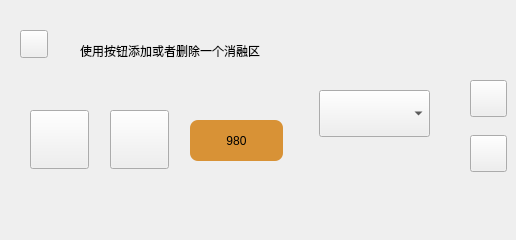
        <widget class="QWidget" name="tab_2">
         <attribute name="title">
          <string>Tab 2</string>
         </attribute>
         <widget class="QPushButton" name="btn_Areaback">
          <property name="geometry">
           <rect>
            <x>20</x>
            <y>30</y>
            <width>28</width>
            <height>28</height>
           </rect>
          </property>
          <property name="text">
           <string/>
          </property>
          <property name="checkable">
           <bool>true</bool>
          </property>
         </widget>
         <widget class="QLabel" name="label_2">
          <property name="geometry">
           <rect>
            <x>80</x>
            <y>20</y>
            <width>391</width>
            <height>61</height>
           </rect>
          </property>
          <property name="text">
           <string>使用按钮添加或者删除一个消融区</string>
          </property>
         </widget>
         <widget class="QPushButton" name="btn_deletedArea">
          <property name="geometry">
           <rect>
            <x>30</x>
            <y>110</y>
            <width>59</width>
            <height>59</height>
           </rect>
          </property>
          <property name="text">
           <string/>
          </property>
         </widget>
         <widget class="QPushButton" name="btnWave">
          <property name="geometry">
           <rect>
            <x>190</x>
            <y>120</y>
            <width>93</width>
            <height>41</height>
           </rect>
          </property>
          <property name="styleSheet">
           <string notr="true">background-color:#D89236;
border-radius: 8px;</string>
          </property>
          <property name="text">
           <string>980</string>
          </property>
         </widget>
         <widget class="QPushButton" name="btn_addArea">
          <property name="geometry">
           <rect>
            <x>110</x>
            <y>110</y>
            <width>59</width>
            <height>59</height>
           </rect>
          </property>
          <property name="text">
           <string/>
          </property>
         </widget>
         <widget class="QComboBox" name="cmbAblation">
          <property name="geometry">
           <rect>
            <x>319</x>
            <y>90</y>
            <width>111</width>
            <height>47</height>
           </rect>
          </property>
         </widget>
         <widget class="QLabel" name="label_11">
          <property name="geometry">
           <rect>
            <x>320</x>
            <y>190</y>
            <width>131</width>
            <height>41</height>
           </rect>
          </property>
          <property name="text">
           <string/>
          </property>
         </widget>
         <widget class="QPushButton" name="btnLeft">
          <property name="geometry">
           <rect>
            <x>470</x>
            <y>135</y>
            <width>37</width>
            <height>37</height>
           </rect>
          </property>
          <property name="text">
           <string/>
          </property>
         </widget>
         <widget class="QPushButton" name="btnRight">
          <property name="geometry">
           <rect>
            <x>470</x>
            <y>80</y>
            <width>37</width>
            <height>37</height>
           </rect>
          </property>
          <property name="text">
           <string/>
          </property>
         </widget>
        </widget>
